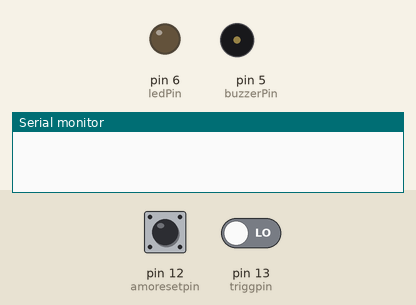
The sketch below on a simulated Arduino Uno, built with avr-gcc and run on an emulated ATmega328P. Parts: output pins drawn as LEDs (lit = HIGH), buzzer (waves = sounding), the last lines printed to the serial monitor. The inputs (shaded band) are chosen by the test bench; at power-on: pin 13 (triggpin) LOW, pin 12 (amoresetpin) LOW.

Above: at 1.2 s.
1.3 s: pin 13 (triggpin) driven HIGH
At 1.72 s:
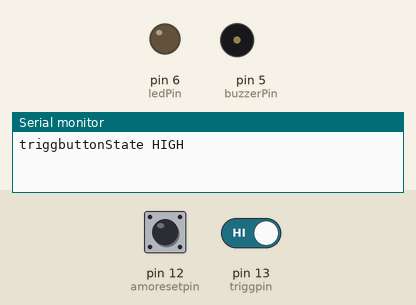
4.3 s: pin 13 (triggpin) driven LOW
At 5.8 s:
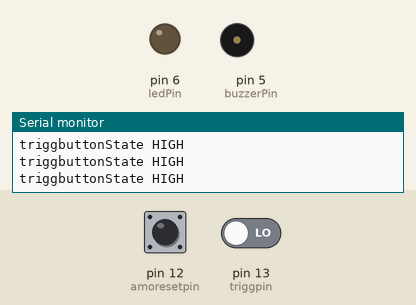
Timing chart, 0 to 7.3 s (numbered marks = the images above; inputs shaded):
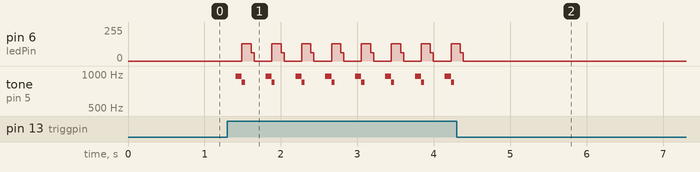

The sketch:

IR_Tag_LCD_Nano_Board.ino
```cpp
//https://hackaday.io/project/160804-lzrtag-flexible-diy-lasertag

#include <IRremote.h>

IRsend irsend;

const int ledPin = 6;  // pins numbers
const int RECV_PIN = 2;
const int buzzerPin = 5;
const int triggpin = 13;
const int amoresetpin = 12;

IRrecv irrecv(RECV_PIN);

int triggbuttonState = 0;  // = LOW;
int amobuttonState = 0;    // = LOW;
int damagelevel = 10;
int maxamo = 1000;  // maximum amount of ammo the player can have
int amolevel = maxamo;
int timer = 10;
int reloading = 30;       //  ~ 1s / 10 increments
int reload_time = 30;

decode_results results;

void setup() {

  pinMode(triggpin, INPUT);     // to shoot, minus amo
  pinMode(amoresetpin, INPUT);  // resets amo
  pinMode(buzzerPin, OUTPUT);   // output for shooting, gettingshot and game over
  pinMode(ledPin, OUTPUT);      //output for shooting with LED muzzle
  pinMode(RECV_PIN, INPUT);     //getting shot, taking damage

  Serial.begin(9600);
  irrecv.enableIRIn();  // Start the receiver
}

void loop() { // constantly executes all the functions in this loop
  triggbuttonState = digitalRead(triggpin);
  amobuttonState = digitalRead(amoresetpin);
  //debug(); uncomment if you need to see the debug messages in the serial monitor
  reload(); // checks for reload
  shoot(); // checks for shooting
  gotShot(); // checks for if you got shot
  timer++;
}

void reload() {
  reloading++;
  if (amolevel < maxamo && damagelevel > 0) {
    if (amobuttonState == HIGH) {
      reloading = 0;
      amolevel = maxamo;
    }
  }
}

void debug() {
  delay(100);
  Serial.print(timer);
  Serial.print(" amobuttonState ");
  Serial.print(amobuttonState);
  Serial.print(" amocount ");
  Serial.print(amolevel);
  Serial.print(" damage level ");
  Serial.println(damagelevel);
  Serial.print(irrecv.decode());
}

void shoot() {
  //if you are pressing the trigger, have ammo, arent dead and are not mid reload
  if ((triggbuttonState == HIGH) && (amolevel > 0) && (damagelevel > 0) && (reloading > reload_time)) {
    timer = 11;
    amolevel--;
    IRsend irsend;
    irsend.sendSony(0xa90, 20);
    delay(1);

    for (int i = 500; i < 600; i++) {  // buzzer noise
      digitalWrite(buzzerPin, HIGH);
      delayMicroseconds(i);
      digitalWrite(buzzerPin, LOW);
      delayMicroseconds(i);
    }

    for (int i = 500; i < 600; i++) {  // turns the led on
      digitalWrite(ledPin, HIGH);
      delayMicroseconds(i);
      digitalWrite(ledPin, LOW);
      delayMicroseconds(i);
    }

    irrecv.enableIRIn();
    delay(100);
    Serial.println("triggbuttonState HIGH");
  }
}

void gotShot() {
  if (irrecv.decode(&results)) {
    //Serial.println(results.value, HEX);
    damagelevel = damagelevel-1;
    if (damagelevel < 1) {
      damagelevel = 0;
      amolevel = 0;
    }

    for(int i = 200; i < 400; i++){ // got shot sound
      digitalWrite(buzzerPin, HIGH);
      delayMicroseconds(i);
      digitalWrite(buzzerPin, LOW);
      delayMicroseconds(i);
    }
    irrecv.resume();
  }
}
```

Measured:
- after the input at 1.3 s, pin 6 (ledPin): 0/255 → 128/255 after 0.19 s, then repeats every 0.39 s: 61/255 0.04 s, 0/255 0.23 s, 128/255 0.12 s; tone on pin 5 (buzzerPin): silent → 953 Hz after 0.11 s, then repeats every 0.39 s: 845 Hz 0.04 s, silent 0.27 s, 953 Hz 0.08 s
- after the input at 4.3 s, pin 6 (ledPin): goes on until 4.4 s, then stays 0/255; tone on pin 5 (buzzerPin): stops changing and stays silent
